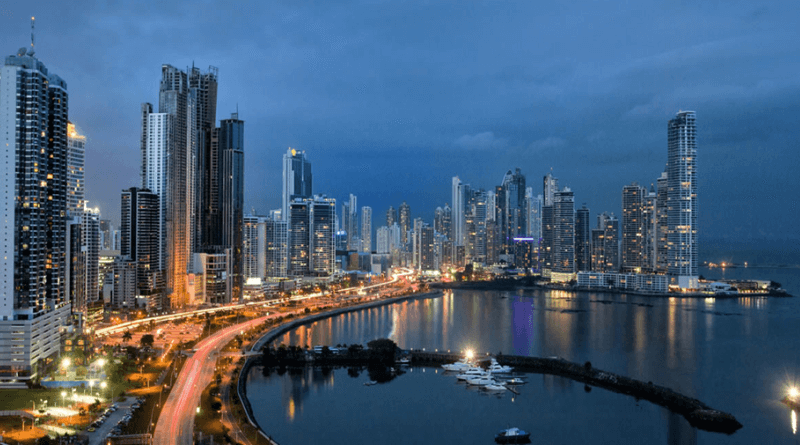
#> input picture panama.png, 800 x 445 px
$ jupyter execute PISAS_12_3_Segmentacion_Deteccion_Bordes.ipynb   (older library calls are emulated)
#> lines starting #> are read from the running program, lines starting #| are printed output that depends on the picture
<table style="width:100%">
  <tr>
    <th> </th>
    <th><font color=brown>Procesamiento de imágenes de Sensores Aerotransportados y Satélite</font>
         </font></th>
    <th><font color=green>Universidad de Oviedo.                       Ingeniería en Geomática</font>        sgcortes@uniovi.es</th>
  </tr>
</table>

## T12: Segmentación

### 12.3 Detección de bordes. (Edge detection)
La detección de bordes (edges), entendidos como discontinuidades bruscas en el nivel digital nos ayuda a reducir la cantidad de datos que es necesario almacenar para mantener el aspecto "estructural" de una imagen. Veamos algunas técnicas basadas en el gradiente Soble (primera derivada) y la Laplaciana (sergunda derivada) . Ambas técncias se apoyan en la convolución de un filtro sobre la imagen y especialmente el filtro de la Laplaciana es muy sensible al ruido de la imagen.

### 12.3.1 Filtros de Soble, Prewit, Roberts, Laplaciana
El detector de bnordes de Sobel es un método basado en el gradiente que emplea el cálculo aproimado de las dervadas de primer orden en las direcciones de las X y las Y, que calcula separadamente.

El operador emplea kernels (máscaras o templates) 3x3 que se convuelven con la imagen original para calcular las aproximaciones de la derivadas correspondientes a los cambios horizontales y verticales.Los kernels empleados para la extracción de bordes verticales y horizontales son respectivamente los siguientes:

$\begin{bmatrix} -1 & 0 & +1 \\ -2 & 0 & +2 \\ -1 & 0 & +1
\end{bmatrix}$

$\begin{bmatrix} +1 & +2 & +1 \\ 0 & 0 & 0 \\ -1 & -2 & -1
\end{bmatrix}$

Al contrario que el operador de sobel, el filtro de la Laplaciana emplea solamente un solo kernel con el que calcula las derivadas segundas de la imagen en una única convolución.El kernel de la Laplaciana tiene esta expresión:

$\begin{bmatrix} 0 & 1 & 0 \\ 1 & -4 & 1 \\ 0 & 1 & 0 \end{bmatrix}$

Si queremos considerar también las líneas diagonales podemos emplear este otro kernel:

$\begin{bmatrix} 1 & 1 & 1 \\ 1 & -8 & 1 \\ 1 & 1 & 1 \end{bmatrix}$

La función de OpenCV para el filtro de la Laplaciana es: **dst	=	cv.Laplacian(	src, ddepth[, dst[, ksize[, scale[, delta[, borderType]]]]]	)**

* src	Source image.
* dst	Destination image of the same size and the same number of channels as src .
* ddepth	Desired depth of the destination image.(emplear una profundidad de bits que sea capaz de almacenar valores negativos)
* ksize	Aperture size used to compute the second-derivative filters. See getDerivKernels for details. The size must be positive and odd.
* scale	Optional scale factor for the computed Laplacian values. By default, no scaling is applied. See getDerivKernels for details.
* delta	Optional delta value that is added to the results prior to storing them in dst .

**One Important Matter!**
If you use, output datatypes like cv2.CV_8U or np.uint8 there would a problem. Black-to-White transition is taken as Positive slope (it has a positive value) while White-to-Black transition is taken as a Negative slope (It has negative value). So when you convert data to np.uint8, all negative slopes are made zero. In simple words, you miss that edge.

If you want to detect both edges, better option is to keep the output datatype to some higher forms, like cv2.CV_16S, cv2.CV_64F etc.

[cell 1]
import cv2
import numpy as np
from matplotlib import pyplot as plt

# loading image
img0 = cv2.imread('panama.png')
#> img0 is the input picture: shape (445, 800, 3); mean B, G, R 118.3, 93.8, 70.6

# converting to gray scale
gray = cv2.cvtColor(img0, cv2.COLOR_BGR2GRAY)
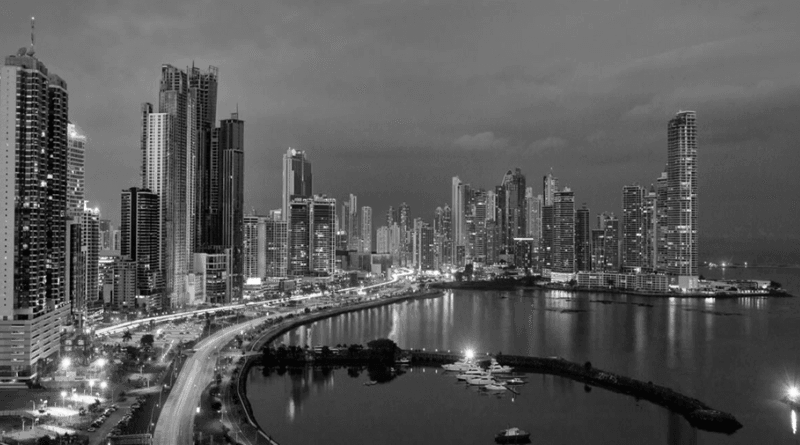
#> gray: shape (445, 800); min 5, max 252, mean 89.6

# remove noise
img = cv2.GaussianBlur(gray,(3,3),0)

# convolute with proper kernels
laplacian = cv2.Laplacian(img,cv2.CV_64F)
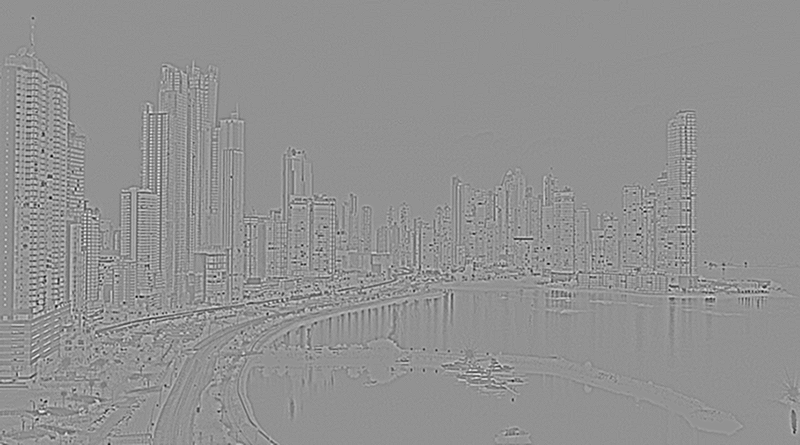
#> laplacian: shape (445, 800) float64; min -126, max 94, mean 0; drawn with min black and max white
sobelx = cv2.Sobel(img,cv2.CV_64F,1,0,ksize=5)  # x
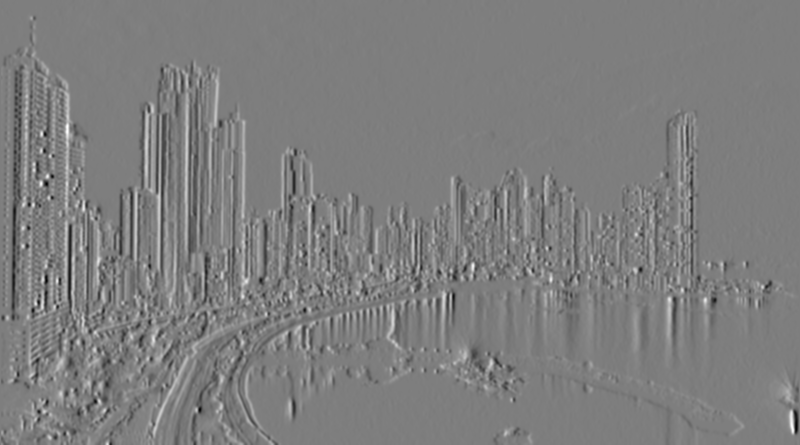
#> sobelx: shape (445, 800) float64; min -6172, max 6284, mean -6.1; drawn with min black and max white
sobely = cv2.Sobel(img,cv2.CV_64F,0,1,ksize=5)  # y
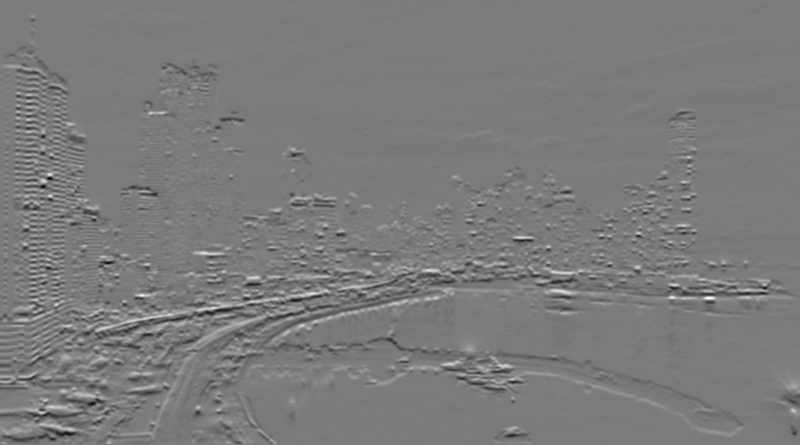
#> sobely: shape (445, 800) float64; min -7382, max 7852, mean -19.4; drawn with min black and max white


plt.figure(figsize=(16,10))
plt.subplot(2,2,1),plt.imshow(img,cmap = 'gray')
plt.title('Original'), plt.xticks([]), plt.yticks([])
plt.subplot(2,2,2),plt.imshow(laplacian,cmap = 'gray')
plt.title('Laplacian'), plt.xticks([]), plt.yticks([])
plt.subplot(2,2,3),plt.imshow(sobelx,cmap = 'gray')
plt.title('Sobel X'), plt.xticks([]), plt.yticks([])
plt.subplot(2,2,4),plt.imshow(sobely,cmap = 'gray')
plt.title('Sobel Y'), plt.xticks([]), plt.yticks([])

plt.show()

$ run again, with bw.png copied over panama.png
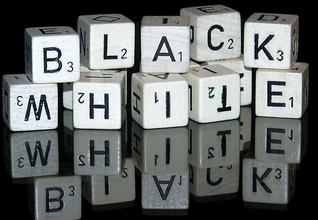
#> input picture bw.png, 318 x 220 px
#> img0 is the input picture: shape (220, 318, 3); mean B, G, R 106.7, 108, 104.2
#> `sobelx = cv2.Sobel(img,cv2.CV_64F,1,0,ksize=5)`:
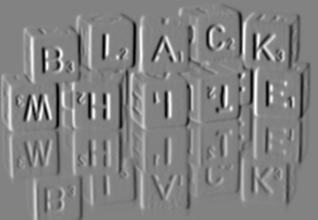
#> sobelx: shape (220, 318) float64; min -9112, max 8755, mean -0.6; drawn with min black and max white
#> `sobely = cv2.Sobel(img,cv2.CV_64F,0,1,ksize=5)`:
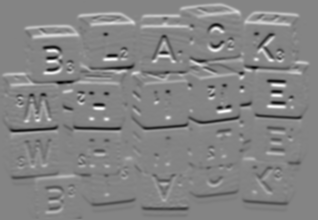
#> sobely: shape (220, 318) float64; min -9330, max 8652, mean 8.9; drawn with min black and max white
